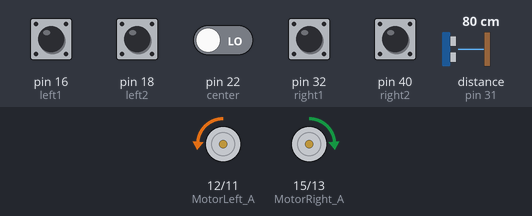
This program was run on a simulated Raspberry Pi (header pin numbers). Shown: motor-driver pin pairs drawn as motors (green arrow = first pin HIGH = forward, orange = second pin HIGH = backward, longer = more drive, scaled by the enable pin). Inputs (shaded band) come from the test bench; at power-on: pin 16 (left1), pin 18 (left2), pin 22 (center), pin 32 (right1), pin 40 (right2) LOW, distance to the obstacle (sensor on pin 31) 80 cm. The echo pulse lasts 58.3 µs per cm; the clock reads 2024-03-15 10:24:30 at power-on unless the program sets it.

Above: at 1.5 s.
1.6 s: distance to the obstacle (sensor on pin 31) set to 25 cm
3.1 s: distance to the obstacle (sensor on pin 31) set to 21 cm
At 5.3 s:
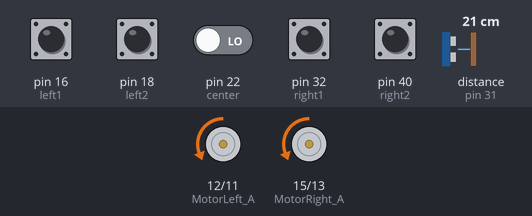
At 7.6 s:
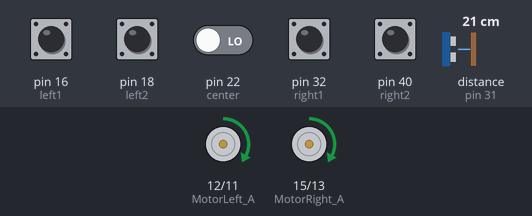
Timing chart, 0 to 14.6 s (numbered marks = the images above; inputs shaded):
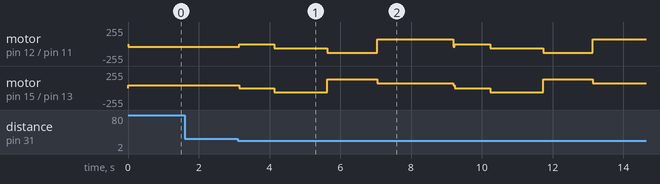

Measured:
- the behaviour switches between 23 and 22 cm on distance to the obstacle (sensor on pin 31) (found by bisection; images 0 and 1)
- after the input at 1.6 s, every drawn part: stays the same

The program:

assignment4_Main.py
```python
# -*- coding: utf-8 -*-

from ForwardBackwardBase import *
from TurningCar import rightPointTurn, leftPointTurn
from UltraSensor import getDistance
from Tracking import track
import RPi.GPIO as GPIO
from time import sleep

speed = 15


def avoid():
    try:
        LeftPwm.ChangeDutyCycle(0)
        RightPwm.ChangeDutyCycle(0)
        sleep(1)
        ##########################################
        # 상황에 따라서 다르기 때문에 각자 조절해야함
        rightPointTurn(25, 0.5)
        sleep(1)
        goForward(50, 1.4)
        leftPointTurn(28, 0.65)
        ##########################################
        sleep(1.5)
        goForwardAny(speed)
    except KeyboardInterrupt:
        stopCar()
        GPIO.cleanup()


def lineTrace():
    # goForwardAny(speed)
    # while True:
    try:
        led_list = track()

        if led_list[0] and not (led_list[4]):
            # print 'a'
            LeftPwm.ChangeDutyCycle(speed + 70)
            RightPwm.ChangeDutyCycle(speed)
        if led_list[1] and not (led_list[3]):
            # print 'b'
            LeftPwm.ChangeDutyCycle(speed + 60)
            RightPwm.ChangeDutyCycle(speed)
        if led_list[3] and not (led_list[1]):
            # print 'c'
            LeftPwm.ChangeDutyCycle(speed)
            RightPwm.ChangeDutyCycle(speed + 40)
        if led_list[4] and not (led_list[0]):
            # print 'd'
            LeftPwm.ChangeDutyCycle(speed)
            RightPwm.ChangeDutyCycle(speed + 60)

    except KeyboardInterrupt:
        stopCar()
        GPIO.cleanup()


def start():
    try:
        goForwardAny(speed)
        while True:
            a = getDistance()
            if a > 22:
                lineTrace()
            else:
                # print 'avoid'
                avoid()

    except KeyboardInterrupt:
        stopCar()
        GPIO.cleanup()


def start2():
    goForwardAny(speed)
    while True:
        lineTrace()


if __name__ == "__main__":
    GPIO.setwarnings(False)
    GPIO.setmode(GPIO.BOARD)

    GPIO.setup(MotorLeft_A, GPIO.OUT)
    GPIO.setup(MotorLeft_B, GPIO.OUT)
    GPIO.setup(MotorLeft_PWM, GPIO.OUT)

    GPIO.setup(MotorRight_A, GPIO.OUT)
    GPIO.setup(MotorRight_B, GPIO.OUT)
    GPIO.setup(MotorRight_PWM, GPIO.OUT)

    # 과제 진행
    try:
        LeftPwm.start(0)
        RightPwm.start(0)
        goForward(speed, 0.3)
        start()

    except KeyboardInterrupt:
        stopCar()
        GPIO.cleanup()
```

ForwardBackwardBase.py
```python
# -*- coding: utf-8 -*-

import RPi.GPIO as GPIO
from time import sleep

# 기본적인 Setup과 구동체의 전/후진과 관련된 함수가 포함된 모듈
# Global Variables

##############################
# 본인 자동차 설정에 맞춰서 작성

MotorLeft_A = 12
MotorLeft_B = 11
#MotorLeft_PWM = 36
MotorLeft_PWM = 35

MotorRight_A = 15
MotorRight_B = 13
#MotorRight_PWM = 38
MotorRight_PWM = 37
##############################

GPIO.setmode(GPIO.BOARD)
GPIO.setwarnings(False)

GPIO.setup(MotorLeft_A, GPIO.OUT)
GPIO.setup(MotorLeft_B, GPIO.OUT)
GPIO.setup(MotorLeft_PWM, GPIO.OUT)

GPIO.setup(MotorRight_A, GPIO.OUT)
GPIO.setup(MotorRight_B, GPIO.OUT)
GPIO.setup(MotorRight_PWM, GPIO.OUT)

# 전역변수로 선언하여 다른 모듈에서 사용
LeftPwm = GPIO.PWM(MotorLeft_PWM, 100)
RightPwm = GPIO.PWM(MotorRight_PWM, 100)


# 왼쪽 모터의 전/후진을 인자로 받아 조정하는 함수
def leftMotor(x):
    if x == 'forward':
        GPIO.output(MotorLeft_A, GPIO.LOW)
        GPIO.output(MotorLeft_B, GPIO.HIGH)
    elif x == 'backward':
        GPIO.output(MotorLeft_A, GPIO.HIGH)
        GPIO.output(MotorLeft_B, GPIO.LOW)


# 오른쪽 모터의 전/후진을 인자로 받아 조정하는 함수
def rightMotor(x):
    if x == 'forward':
        GPIO.output(MotorRight_A, GPIO.HIGH)
        GPIO.output(MotorRight_B, GPIO.LOW)
    elif x == 'backward':
        GPIO.output(MotorRight_A, GPIO.LOW)
        GPIO.output(MotorRight_B, GPIO.HIGH)


# 구동체의 속도와 주행 시간을 인자로 받아 전진하는 함수
def goForward(speed, running_time):
    # set the left motor to go forward
    leftMotor("forward")
    GPIO.output(MotorLeft_PWM, GPIO.HIGH)

    # set the right motor to go forward
    rightMotor("forward")
    GPIO.output(MotorRight_PWM, GPIO.HIGH)

    # set the speed of the left motor to go forward
    LeftPwm.ChangeDutyCycle(speed)
    # set the speed of the right motor to go forward
    RightPwm.ChangeDutyCycle(speed)
    # set the running time of the left motor to go forward
    sleep(running_time)


# 구동체의 속도와 주행 시간을 인자로 받아 후진하는 함수
def goBackward(speed, running_time):
    leftMotor("backward")
    GPIO.output(MotorLeft_PWM, GPIO.HIGH)

    # set the right motor to go forward
    rightMotor("backward")
    GPIO.output(MotorRight_PWM, GPIO.HIGH)

    # set the speed of the left motor to go forward
    LeftPwm.ChangeDutyCycle(speed)
    # set the speed of the right motor to go forward
    RightPwm.ChangeDutyCycle(speed)
    # set the running time of the left motor to go forward
    sleep(running_time)


# 멈추라는 명령이 있기 전까지 인자로 받은 속도로 계속 전진하는 함수
def goForwardAny(speed):
    # set the left motor to go forward
    leftMotor("forward")
    GPIO.output(MotorLeft_PWM, GPIO.HIGH)

    # set the right motor to go forward
    rightMotor("forward")
    GPIO.output(MotorRight_PWM, GPIO.HIGH)

    # set the speed of the left motor to go forward
    LeftPwm.ChangeDutyCycle(speed)
    # set the speed of the right motor to go forward
    RightPwm.ChangeDutyCycle(speed)
    # set the running time of the left motor to go forward


# 멈추라는 명령이 있기 전까지 인자로 받은 속도로 계속 후진하는 함수
def goBackwardAny(speed):
    leftMotor("backward")
    GPIO.output(MotorLeft_PWM, GPIO.HIGH)

    # set the right motor to go forward
    rightMotor("backward")
    GPIO.output(MotorRight_PWM, GPIO.HIGH)

    # set the speed of the left motor to go forward
    LeftPwm.ChangeDutyCycle(speed)
    # set the speed of the right motor to go forward
    RightPwm.ChangeDutyCycle(speed)
    # set the running time of the left motor to go forward


# 구동체를 멈추는 함수
def stopCar():
    # the speed of left motor will be set as LOW
    GPIO.output(MotorLeft_PWM, GPIO.LOW)
    # the speed of right motor will be set as LOW
    GPIO.output(MotorRight_PWM, GPIO.LOW)
    # left motor will be stopped with function of ChangeDutyCycle(0)
    LeftPwm.ChangeDutyCycle(0)
    # right motor will be stopped with function of ChangeDutyCycle(0)
    RightPwm.ChangeDutyCycle(0)


# 테스트용
# mission has been started as below
if __name__ == "__main__":
    # set up GPIO mode as BOARD
    # baseSetup()
    try:
        # setup and initialize the left motor and right motor
        LeftPwm.start(0)
        RightPwm.start(0)
        # command for forwarding with speed of 40 and time 3 seconds
        goForward(60, 2)
        sleep(1)
        goBackward(60, 2)
        sleep(1)
        # command for stop
        stopCar()

    # when the Ctrl+C key has been pressed,
    # the moving object will be stopped
    except KeyboardInterrupt:
        stopCar()
        GPIO.cleanup()
```

TurningCar.py
```python
# -*- coding: utf-8 -*-

from ForwardBackwardBase import *
import RPi.GPIO as GPIO
from time import sleep


# 구동체의 턴 관련 함수가 포함된 모듈

# 오른쪽으로 스윙턴 하는 함수
def rightSwingTurn(speed, running_time):
    leftMotor("forward")
    GPIO.output(MotorLeft_PWM, GPIO.HIGH)
    GPIO.output(MotorRight_PWM, GPIO.LOW)

    LeftPwm.ChangeDutyCycle(speed)
    RightPwm.ChangeDutyCycle(0)

    sleep(running_time)


# 왼쪽으로 스윙턴 하는 함수
def leftSwingTurn(speed, running_time):
    rightMotor("forward")
    GPIO.output(MotorLeft_PWM, GPIO.LOW)
    GPIO.output(MotorRight_PWM, GPIO.HIGH)

    LeftPwm.ChangeDutyCycle(0)
    RightPwm.ChangeDutyCycle(speed)

    sleep(running_time)


# 오른쪽으로 포인트턴 하는 함수
def rightPointTurn(speed, running_time):
    leftMotor("forward")
    rightMotor("backward")
    GPIO.output(MotorLeft_PWM, GPIO.HIGH)
    GPIO.output(MotorRight_PWM, GPIO.HIGH)

    LeftPwm.ChangeDutyCycle(speed)
    RightPwm.ChangeDutyCycle(speed)

    sleep(running_time)


# 왼쪽으로 포인트턴 하는 함수
def leftPointTurn(speed, running_time):
    leftMotor("backward")
    rightMotor("forward")
    GPIO.output(MotorLeft_PWM, GPIO.HIGH)
    GPIO.output(MotorRight_PWM, GPIO.HIGH)

    LeftPwm.ChangeDutyCycle(speed)
    RightPwm.ChangeDutyCycle(speed)

    sleep(running_time)


# 모듈 테스트
if __name__ == "__main__":
    # set up GPIO mode as BOARD
    GPIO.setmode(GPIO.BOARD)
    #baseSetup()
    try:
        LeftPwm.start(0)
        RightPwm.start(0)

        rightSwingTurn(45, 2)
        sleep(2)
        leftSwingTurn(45, 2)
        sleep(2)
        rightPointTurn(45, 2)
        sleep(2)
        leftPointTurn(45, 2)

    except KeyboardInterrupt:
        stopCar()
```

UltraSensor.py
```python
# -*- coding: utf-8 -*-

import RPi.GPIO as GPIO
import time


# 초음파센서를 이용해 장애물과 구동체 사이의 거리를 재는 함수
def getDistance():
    GPIO.setmode(GPIO.BOARD)

    trig = 33
    echo = 31

    # ultrasonic sensor setting
    GPIO.setup(trig, GPIO.OUT)
    GPIO.setup(echo, GPIO.IN)

    try:
        while True:
            GPIO.output(trig, False)
            time.sleep(0.05)
            GPIO.output(trig, True)
            time.sleep(0.00001)
            GPIO.output(trig, False)
            while GPIO.input(echo) == 0:
                pulse_start = time.time()
            while GPIO.input(echo) == 1:
                pulse_end = time.time()
            pulse_duration = pulse_end - pulse_start
            # distance type is centimeter.
            distance = pulse_duration * 17000
            distance = round(distance, 2)
            # print distance
            return distance

    except KeyboardInterrupt:
        GPIO.cleanup()


if __name__ == "__main__":
    while True:
        getDistance()
```

Tracking.py
```python
# -*- coding: utf-8 -*-

import RPi.GPIO as GPIO
import time

GPIO.setwarnings(False)

GPIO.setmode(GPIO.BOARD)

##############################
# 본인 자동차 설정에 맞춰서 작성
left1 = 16
left2 = 18
center = 22
right2 = 40
right1 = 32
##############################

GPIO.setup(left1, GPIO.IN)
GPIO.setup(left2, GPIO.IN)
GPIO.setup(center, GPIO.IN)
GPIO.setup(right2, GPIO.IN)
GPIO.setup(right1, GPIO.IN)


def track():

    return GPIO.input(left1), GPIO.input(left2), GPIO.input(center), GPIO.input(right2), GPIO.input(right1)


if __name__ == "__main__":
    try:
        while True:
            print("leftmostled  detects black line(0) or white ground(1): " + str(GPIO.input(left1)))
            print("leftlessled  detects black line(0) or white ground(1): " + str(GPIO.input(left2)))
            print("centerled    detects black line(0) or white ground(1): " + str(GPIO.input(center)))
            print("rightlessled detects black line(0) or white ground(1): " + str(GPIO.input(right2)))
            print("rightmostled detects black line(0) or white ground(1): " + str(GPIO.input(right1)))
            time.sleep(1)

    except KeyboardInterrupt:
        GPIO.cleanup()
```
